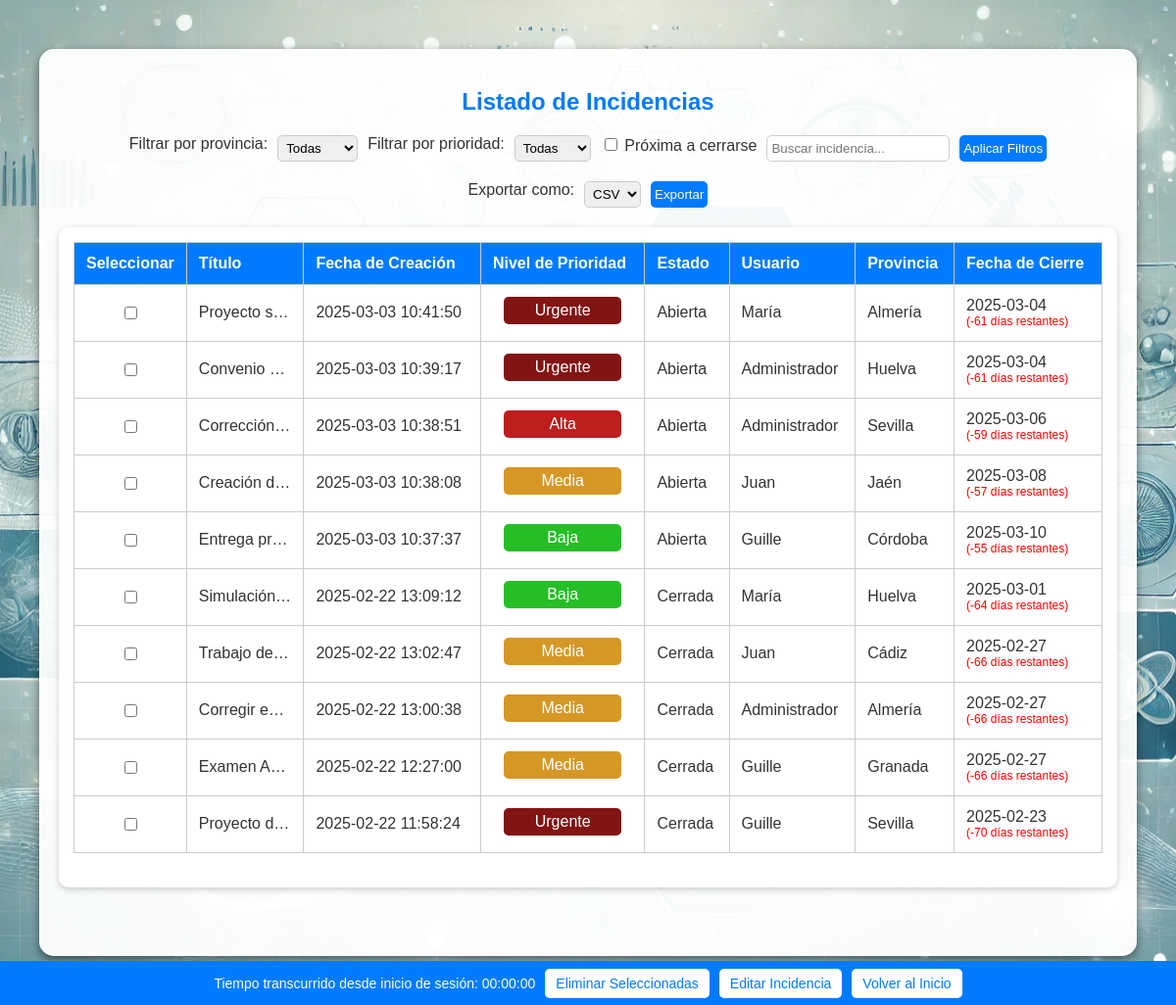
/Sanchez_Acuna_Ivan_Proyecto_IAW/listar_incidencias_admin.php (signed in), run on the app's committed database.
### tables this page shows
CREATE TABLE `INCIDENCIAS` (
  `ID_INCIDENCIA` int(5) NOT NULL,
  `TITULO` varchar(200) NOT NULL,
  `DESCRIPCION` text NOT NULL,
  `FECHA_CREACION` datetime NOT NULL DEFAULT current_timestamp(),
  `NIVEL_PRIORIDAD` enum('Baja','Media','Alta','Urgente') NOT NULL,
  `ESTADO` enum('Abierta','Cerrada') NOT NULL DEFAULT 'Abierta',
  `ID_PROVINCIA` int(5) NOT NULL,
  `ID` int(5) NOT NULL
);

CREATE TABLE `USUARIOS` (
  `ID` int(5) NOT NULL,
  `NOMBRE` varchar(100) NOT NULL,
  `CORREO` varchar(100) NOT NULL,
  `CONTRASENA` varchar(100) NOT NULL,
  `ADMIN` bit(1) NOT NULL DEFAULT b'0'
);

CREATE TABLE `PROVINCIAS` (
  `ID_PROVINCIA` int(5) NOT NULL,
  `NOMBRE_PROVINCIA` varchar(100) NOT NULL
);

### Sanchez_Acuna_Ivan_Proyecto_IAW/control.php (called while the page is built, shortened)
<?php
$tiempo_transcurrido = time() - $_SESSION['session_start_time'];
$horas = floor($tiempo_transcurrido / 3600);
$minutos = floor(($tiempo_transcurrido % 3600) / 60);
$segundos = $tiempo_transcurrido % 60;
?>

### Sanchez_Acuna_Ivan_Proyecto_IAW/listar_incidencias_admin.php (the view, shortened to what this page needs)
<?php
require 'db_connection.php';
require 'control.php';
$proxima_cierre = isset($_GET['proxima_cierre']) ? true : false;
$busqueda = $_GET['busqueda'] ?? '';
$sql = "SELECT
            i.ID_INCIDENCIA,
            i.TITULO,
            i.FECHA_CREACION,
            i.NIVEL_PRIORIDAD,
            i.ESTADO,
            u.NOMBRE AS USUARIO,
            p.NOMBRE_PROVINCIA AS PROVINCIA,
            DATE_ADD(i.FECHA_CREACION, INTERVAL t.DIAS DAY) AS FECHA_CIERRE,
            DATEDIFF(DATE_ADD(i.FECHA_CREACION, INTERVAL t.DIAS DAY), CURDATE()) AS DIAS_RESTANTES
        FROM INCIDENCIAS i
        INNER JOIN USUARIOS u ON i.ID = u.ID
        INNER JOIN PROVINCIAS p ON i.ID_PROVINCIA = p.ID_PROVINCIA
        INNER JOIN (
            SELECT 'Baja' AS PRIORIDAD, 7 AS DIAS UNION ALL
            SELECT 'Media', 5 UNION ALL
            SELECT 'Alta', 3 UNION ALL
            SELECT 'Urgente', 1
        ) t ON i.NIVEL_PRIORIDAD = t.PRIORIDAD";
$sql .= " ORDER BY i.FECHA_CREACION DESC";
$stmt = $conn->prepare($sql);
$stmt->execute();
$result = $stmt->get_result();
$incidencias = $result->fetch_all(MYSQLI_ASSOC);
?>
<!DOCTYPE html>
<html lang="es">
<head>
    <link rel="stylesheet" href="css/styles1.css">
    <link rel="stylesheet" href="https://cdnjs.cloudflare.com/ajax/libs/font-awesome/6.4.2/css/all.min.css">
</head>
<body>
    <div class="container">
        <h2>Listado de Incidencias</h2>
        <form method="GET">
            <label for="provincia">Filtrar por provincia:</label>
            <select id="provincia" name="provincia">
                <option value="">Todas</option>
            </select>
            <label for="prioridad">Filtrar por prioridad:</label>
            <select id="prioridad" name="prioridad">
                <option value="">Todas</option>
            </select>
            <label>
                <input type="checkbox" name="proxima_cierre" value="1" <?php echo $proxima_cierre ? 'checked' : ''; ?>> Próxima a cerrarse
            </label>
            <input type="text" name="busqueda" value="<?php echo htmlspecialchars($busqueda); ?>" placeholder="Buscar incidencia...">
            <button type="submit">Aplicar Filtros</button>
        </form>
        <form method="GET" action="exportar_incidencias.php">
            <label for="formato">Exportar como:</label>
                <select name="formato" required>
                    <option value="csv">CSV</option>
                </select>
            <button type="submit">Exportar</button>
        </form>
        <div class="table-container">
        <form method="POST" action="procesar_acciones.php" id="incidencia-form">
        <table>
            <thead>
                <tr>
                    <th class="checkbox-column">Seleccionar</th>
                    <th>Título</th>
                    <th>Fecha de Creación</th>
                    <th>Nivel de Prioridad</th>
                    <th>Estado</th>
                    <th>Usuario</th>
                    <th>Provincia</th>
                    <th>Fecha de Cierre</th>
                </tr>
            </thead>
            <tbody>
                <?php foreach ($incidencias as $incidencia): ?>
                    <?php
                        $plazo_dias = ['Baja' => 7, 'Media' => 5, 'Alta' => 3, 'Urgente' => 1];
                        $fecha_creacion = new DateTime($incidencia['FECHA_CREACION']);
                        $dias_para_cierre = $plazo_dias[$incidencia['NIVEL_PRIORIDAD']] ?? 7;
                        $fecha_cierre = clone $fecha_creacion;
                        $fecha_cierre->modify("+{$dias_para_cierre} days");
                    ?>
                    <tr style="background-color: <?php echo ($incidencia['DIAS_RESTANTES'] == 1) ? '#ffcccc' : 'transparent'; ?>;">
                        <td class="checkbox-column">
                            <input type="checkbox" name="ids[]" value="<?php echo $incidencia['ID_INCIDENCIA']; ?>">
                        </td>
                        <td><?php echo htmlspecialchars($incidencia['TITULO']); ?></td>
                        <td><?php echo htmlspecialchars($incidencia['FECHA_CREACION']); ?></td>
                        <td>
                            <div class="priority-container">
                                <span class="priority <?php echo htmlspecialchars($incidencia['NIVEL_PRIORIDAD']); ?>">
                                    <?php echo htmlspecialchars($incidencia['NIVEL_PRIORIDAD']); ?>
                                </span>
                            </div>
                        </td>
                        <td><?php echo htmlspecialchars($incidencia['ESTADO']); ?></td>
                        <td><?php echo htmlspecialchars($incidencia['USUARIO']); ?></td>
                        <td><?php echo htmlspecialchars($incidencia['PROVINCIA']); ?></td>
                        <td><?php echo $fecha_cierre->format('Y-m-d'); ?>
                        <br>
                            <span style="font-size: 12px; color: <?php echo ($incidencia['DIAS_RESTANTES'] <= 1) ? 'red' : 'green'; ?>">
                            (<?php echo $incidencia['DIAS_RESTANTES']; ?> días restantes)
                            </span>
                        </td>
                    </tr>
                <?php endforeach; ?>
            </tbody>
        </table>
        <div class="fixed-bar">
            <span>Tiempo transcurrido desde inicio de sesión: <?php printf("%02d:%02d:%02d", $horas, $minutos, $segundos); ?></span>
            <button type="submit" name="accion" value="eliminar">Eliminar Seleccionadas</button>
            <button type="submit" name="accion" value="editar">Editar Incidencia</button>
            <button type="button" onclick="window.location.href='dashboard.php'">Volver al Inicio</button>
        </div>
        </form>
    </div>
</body>
</html>

### Sanchez_Acuna_Ivan_Proyecto_IAW/css/styles1.css (style rules this page uses)
body { margin: 0; padding: 0; font-family: Arial, sans-serif; background: url('background.webp') no-repeat center center fixed; background-size: cover; color: #333; }
.container { width: 90%; max-width: 1200px; margin: 50px auto; background: rgba(255, 255, 255, 0.95); padding: 20px; border-radius: 15px; box-shadow: 0 4px 10px rgba(0, 0, 0, 0.5); text-align: center; padding-bottom: 70px; }
h1, h2 { text-align: center; color: #007BFF; }
.table-container { overflow-x: auto; width: 100%; overflow-y: auto; }
table { width: 100%; border-collapse: collapse; }
th, td { border: 1px solid #ccc; padding: 12px; text-align: left; white-space: nowrap; }
th { background-color: #007bff; color: white; }
tbody tr:nth-child(odd) { background-color: #f2f2f2; }
.checkbox-column { width: 0.5%; text-align: center; }
td:nth-child(2), th:nth-child(2) { max-width: 90px; overflow: hidden; white-space: nowrap; text-overflow: ellipsis; }
.priority-container { display: flex; justify-content: center; }
.priority { padding: 5px 10px; border-radius: 5px; color: white; display: inline-block; width: 100px; text-align: center; margin-bottom: 5px; }
.Baja { background-color: rgb(38, 190, 38); }
.Media { background-color: rgb(214, 152, 37); }
.Alta { background-color: rgb(189, 30, 30); }
.Urgente { background-color: rgb(130, 20, 20); }
.fixed-bar { display: flex; justify-content: center; align-items: center; background: #007BFF; padding: 10px 0; position: fixed; bottom: 0; left: 0; width: 100vw; height: 25px; gap: 10px; color: white; z-index: 1000; font-size: 14px; }
.fixed-bar button { background: white; color: #007BFF; border: none; padding: 7px 11px; cursor: pointer; font-size: 14px; border-radius: 5px; transition: background 0.3s ease; }
form { display: flex; flex-wrap: wrap; justify-content: center; gap: 10px; margin-bottom: 20px; }
form select, form input[type="text"], form button { padding: 4px; border-radius: 5px; border: 1px solid #ccc; }
form button { background: #007BFF; color: white; border: none; cursor: pointer; }
.table-container { width: 100%; max-width: 100%; background: white; padding: 15px; border-radius: 10px; box-shadow: 0 2px 6px rgba(0, 0, 0, 0.2); overflow-x: auto; margin-top: 20px; box-sizing: border-box; }

### data on the page
incidencias: TITULO "Proyecto s…", FECHA_CREACION "2025-03-03 10:41:50", NIVEL_PRIORIDAD "Urgente", ESTADO "Abierta", ID.NOMBRE "María", ID_PROVINCIA.NOMBRE_PROVINCIA "Almería", $fecha_cierre->format('Y-m-d') "2025-03-04", DIAS_RESTANTES "-61"
incidencias: TITULO "Convenio…", FECHA_CREACION "2025-03-03 10:39:17", NIVEL_PRIORIDAD "Urgente", ESTADO "Abierta", ID.NOMBRE "Administrador", ID_PROVINCIA.NOMBRE_PROVINCIA "Huelva", $fecha_cierre->format('Y-m-d') "2025-03-04", DIAS_RESTANTES "-61"
incidencias: TITULO "Corrección…", FECHA_CREACION "2025-03-03 10:38:51", NIVEL_PRIORIDAD "Alta", ESTADO "Abierta", ID.NOMBRE "Administrador", ID_PROVINCIA.NOMBRE_PROVINCIA "Sevilla", $fecha_cierre->format('Y-m-d') "2025-03-06", DIAS_RESTANTES "-59"
incidencias: TITULO "Creación d…", FECHA_CREACION "2025-03-03 10:38:08", NIVEL_PRIORIDAD "Media", ESTADO "Abierta", ID.NOMBRE "Juan", ID_PROVINCIA.NOMBRE_PROVINCIA "Jaén", $fecha_cierre->format('Y-m-d') "2025-03-08", DIAS_RESTANTES "-57"
incidencias: TITULO "Entrega pr…", FECHA_CREACION "2025-03-03 10:37:37", NIVEL_PRIORIDAD "Baja", ESTADO "Abierta", ID.NOMBRE "Guille", ID_PROVINCIA.NOMBRE_PROVINCIA "Córdoba", $fecha_cierre->format('Y-m-d') "2025-03-10", DIAS_RESTANTES "-55"
incidencias: TITULO "Simulación…", FECHA_CREACION "2025-02-22 13:09:12", NIVEL_PRIORIDAD "Baja", ESTADO "Cerrada", ID.NOMBRE "María", ID_PROVINCIA.NOMBRE_PROVINCIA "Huelva", $fecha_cierre->format('Y-m-d') "2025-03-01", DIAS_RESTANTES "-64"
incidencias: TITULO "Trabajo de…", FECHA_CREACION "2025-02-22 13:02:47", NIVEL_PRIORIDAD "Media", ESTADO "Cerrada", ID.NOMBRE "Juan", ID_PROVINCIA.NOMBRE_PROVINCIA "Cádiz", $fecha_cierre->format('Y-m-d') "2025-02-27", DIAS_RESTANTES "-66"
incidencias: TITULO "Corregir ex…", FECHA_CREACION "2025-02-22 13:00:38", NIVEL_PRIORIDAD "Media", ESTADO "Cerrada", ID.NOMBRE "Administrador", ID_PROVINCIA.NOMBRE_PROVINCIA "Almería", $fecha_cierre->format('Y-m-d') "2025-02-27", DIAS_RESTANTES "-66"
incidencias: TITULO "Examen ASO", FECHA_CREACION "2025-02-22 12:27:00", NIVEL_PRIORIDAD "Media", ESTADO "Cerrada", ID.NOMBRE "Guille", ID_PROVINCIA.NOMBRE_PROVINCIA "Granada", $fecha_cierre->format('Y-m-d') "2025-02-27", DIAS_RESTANTES "-66"
incidencias: TITULO "Proyecto d…", FECHA_CREACION "2025-02-22 11:58:24", NIVEL_PRIORIDAD "Urgente", ESTADO "Cerrada", ID.NOMBRE "Guille", ID_PROVINCIA.NOMBRE_PROVINCIA "Sevilla", $fecha_cierre->format('Y-m-d') "2025-02-23", DIAS_RESTANTES "-70"
